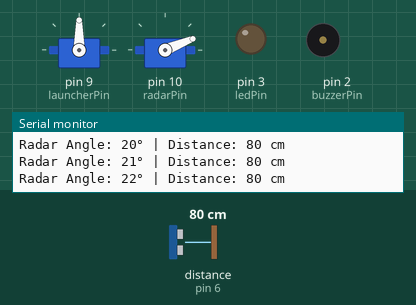
Bench run of a sketch on a simulated Arduino Uno, built with avr-gcc and run on an emulated ATmega328P. On the bench: 2 × servo, output pins drawn as LEDs (lit = HIGH), buzzer (waves = sounding), the last lines printed to the serial monitor. Wiring (inferred from the names in the program): ultrasonic range finder: trigger pin 7; echo pin 6. Inputs (shaded band) come from the test bench; at power-on: distance to the obstacle (sensor on pin 6) 80 cm. The echo pulse lasts 58.3 µs per cm; pins used as bus, display or sensor lines are not drawn.

Above: at 1.2 s.
1.3 s: distance to the obstacle (sensor on pin 6) set to 2 cm
At 6.5 s:
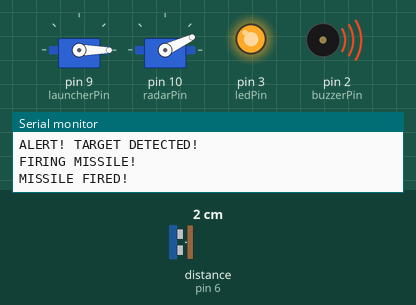
At 8.0 s:
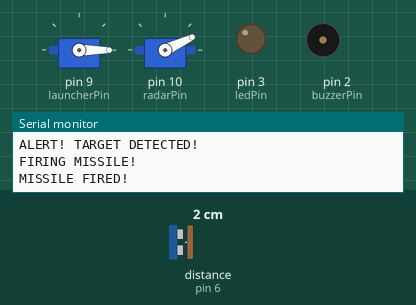
9.2 s: distance to the obstacle (sensor on pin 6) set to 18 cm
12.2 s: distance to the obstacle (sensor on pin 6) set to 4 cm
15.2 s: distance to the obstacle (sensor on pin 6) set to 35 cm
18.2 s: distance to the obstacle (sensor on pin 6) set to 29 cm
At 23.6 s:
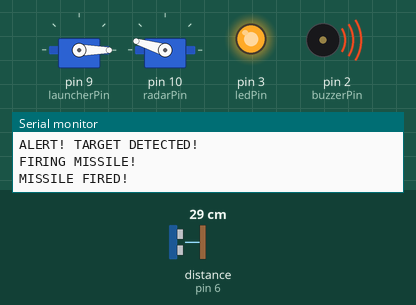
Timing chart, 0 to 50.4 s (numbered marks = the images above; inputs shaded):
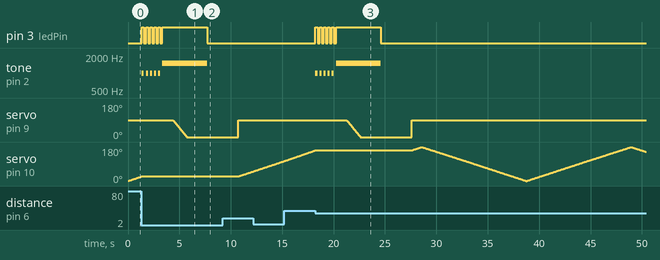

The sketch:

radar_system.ino
```cpp
#include <Servo.h>

// Ultrasonic Sensor Pins
const int trigPin = 7;
const int echoPin = 6;

// Servo Objects
Servo launcherServo;  // Servo 1 - Launcher
Servo radarServo;     // Servo 2 - Radar Scanner

// LED and Buzzer Pins
const int ledPin = 3;
const int buzzerPin = 2;

// Servo Pins
const int launcherPin = 9;
const int radarPin = 10;

// Variables
long duration;
int distance;
int radarAngle = 0;
int radarDirection = 1; // 1 for increasing, -1 for decreasing
bool targetDetected = false;
const int detectionDistance = 30; // Distance in cm to trigger launcher

void setup() {
  // Initialize pins
  pinMode(trigPin, OUTPUT);
  pinMode(echoPin, INPUT);
  pinMode(ledPin, OUTPUT);
  pinMode(buzzerPin, OUTPUT);

  // Attach servos
  launcherServo.attach(launcherPin);
  radarServo.attach(radarPin);

  // Initialize serial communication for debugging
  Serial.begin(9600);

  // Reset launcher to ready position (90 degrees)
  launcherServo.write(90);

  Serial.println("Missile Launcher System Ready!");
  Serial.println("Radar Scanning...");
}

void loop() {
  // Radar scanning motion
  radarScan();

  // Measure distance
  distance = getDistance();

  // Display radar information
  displayRadarInfo();

  // Check if target is detected
  if (distance <= detectionDistance && distance > 0) {
    if (!targetDetected) {
      targetDetected = true;
      triggerAlarm();
      fireMissile();
    }
  } else {
    targetDetected = false;
  }

  delay(50); // Small delay for stability
}

int getDistance() {
  // Clear trig pin
  digitalWrite(trigPin, LOW);
  delayMicroseconds(2);

  // Set trig pin HIGH for 10 microseconds
  digitalWrite(trigPin, HIGH);
  delayMicroseconds(10);
  digitalWrite(trigPin, LOW);

  // Read echo pin, returns sound wave travel time in microseconds
  duration = pulseIn(echoPin, HIGH);

  // Calculate distance (speed of sound = 343 m/s = 0.0343 cm/μs)
  // Distance = time × speed ÷ 2 (go and return)
  int dist = duration * 0.0343 / 2;

  return dist;
}

void radarScan() {
  // Update radar angle
  radarAngle += radarDirection;

  // Change direction at limits
  if (radarAngle >= 180) {
    radarDirection = -1;
  } else if (radarAngle <= 0) {
    radarDirection = 1;
  }

  // Move radar servo
  radarServo.write(radarAngle);
}

void displayRadarInfo() {
  Serial.print("Radar Angle: ");
  Serial.print(radarAngle);
  Serial.print("° | Distance: ");
  Serial.print(distance);
  Serial.print(" cm");

  if (targetDetected) {
    Serial.print(" | TARGET LOCKED!");
  }

  Serial.println();
}

void triggerAlarm() {
  Serial.println("ALERT! TARGET DETECTED!");

  // Flash LED and sound buzzer
  for (int i = 0; i < 5; i++) {
    digitalWrite(ledPin, HIGH);
    tone(buzzerPin, 1000); // 1000 Hz tone
    delay(200);
    digitalWrite(ledPin, LOW);
    noTone(buzzerPin);
    delay(200);
  }
}

void fireMissile() {
  Serial.println("FIRING MISSILE!");

  // Additional alarm before firing
  digitalWrite(ledPin, HIGH);
  tone(buzzerPin, 1500);
  delay(1000);

  // Fire missile - rotate servo from 90 to 0 degrees
  for (int pos = 90; pos >= 0; pos--) {
    launcherServo.write(pos);
    delay(15); // Adjust speed of firing
  }

  Serial.println("MISSILE FIRED!");

  // Keep alarm on for 2 seconds after firing
  delay(2000);
  digitalWrite(ledPin, LOW);
  noTone(buzzerPin);

  // Reset launcher after 3 seconds
  delay(3000);
  launcherServo.write(90);
  Serial.println("Launcher Reset - Ready for next target");
}
```

Measured:
- after the input at 1.3 s, pin 3 (ledPin): goes 5 × (HIGH 0.20 s, LOW 0.20 s), HIGH 4.4 s, then LOW, starting after 0.06 s; tone on pin 2 (buzzerPin): plays 1000 Hz for 0.20 s, 1000 Hz for 0.20 s, 1000 Hz for 0.20 s, 1000 Hz for 0.20 s, 1000 Hz for 0.20 s, 1500 Hz for 4.4 s, starting after 0.06 s
- after the input at 18.2 s, pin 3 (ledPin): goes 5 × (HIGH 0.20 s, LOW 0.20 s), HIGH 4.4 s, then LOW, starting at once; tone on pin 2 (buzzerPin): plays 1000 Hz for 0.20 s, 1000 Hz for 0.20 s, 1000 Hz for 0.20 s, 1000 Hz for 0.20 s, 1000 Hz for 0.20 s, 1500 Hz for 4.4 s, starting at once
